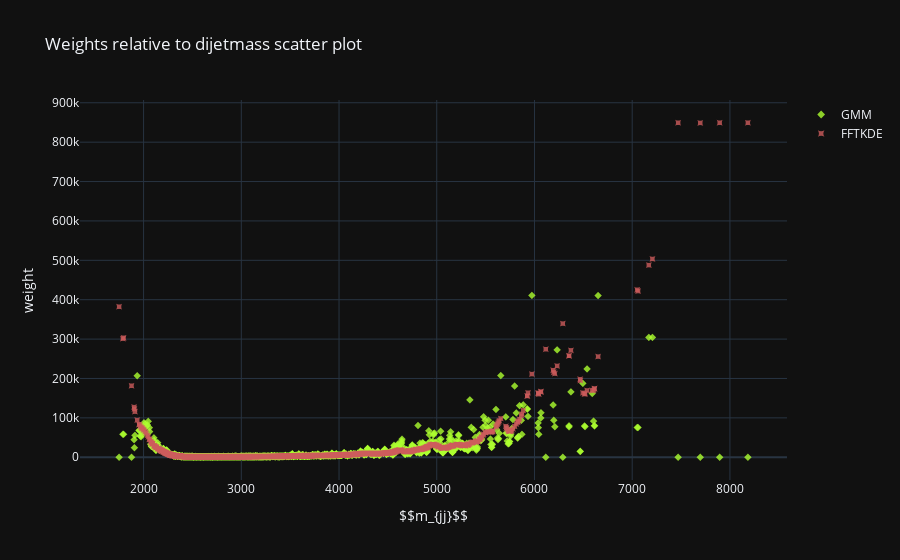

Notebook cell for this chart:
### Markdown cell above
### Computing Weights

### Code cell
data = dataset['mjj_train']

w_gmm = gmm.get_weights(data)
w_kde = fftkde.get_weights(data.ravel())

fig = go.Figure()
fig.add_trace(go.Scattergl(x=data.ravel(), y=w_gmm, 
                           mode='markers', name='GMM', opacity=0.8,
                           marker=dict(color='greenyellow',symbol='diamond'))
            )
fig.add_trace(go.Scattergl(x=data.ravel(), y=w_kde, 
                           mode='markers', name='FFTKDE', opacity=0.8,
                           marker=dict(color='indianred',symbol='star-square'))
            )
fig.update_layout(
    title_text='Weights relative to dijetmass scatter plot',
    xaxis_title_text=r'$$m_{jj}$$',
    yaxis_title_text=r'weight',
)
fig.show('vscode')

### Figure 1 — Plotly figure (JSON) as saved in the notebook; plotly's stock layout.template omitted (floating-point values rounded to 4 significant figures; data arrays with more than 128 entries replaced by an {"elided": "..."} marker saying what was removed)
{"data": [{"marker": {"color": "greenyellow", "symbol": "diamond"}, "mode": "markers", "name": "GMM", "opacity": 0.8, "type": "scattergl", "x": {"elided": "8000 float values"}, "y": {"elided": "8000 float values"}}, {"marker": {"color": "indianred", "symbol": "star-square"}, "mode": "markers", "name": "FFTKDE", "opacity": 0.8, "type": "scattergl", "x": {"elided": "8000 float values"}, "y": {"elided": "8000 float values"}}], "layout": {"title": {"text": "Weights relative to dijetmass scatter plot"}, "xaxis": {"title": {"text": "$$m_{jj}$$"}}, "yaxis": {"title": {"text": "weight"}}}}
